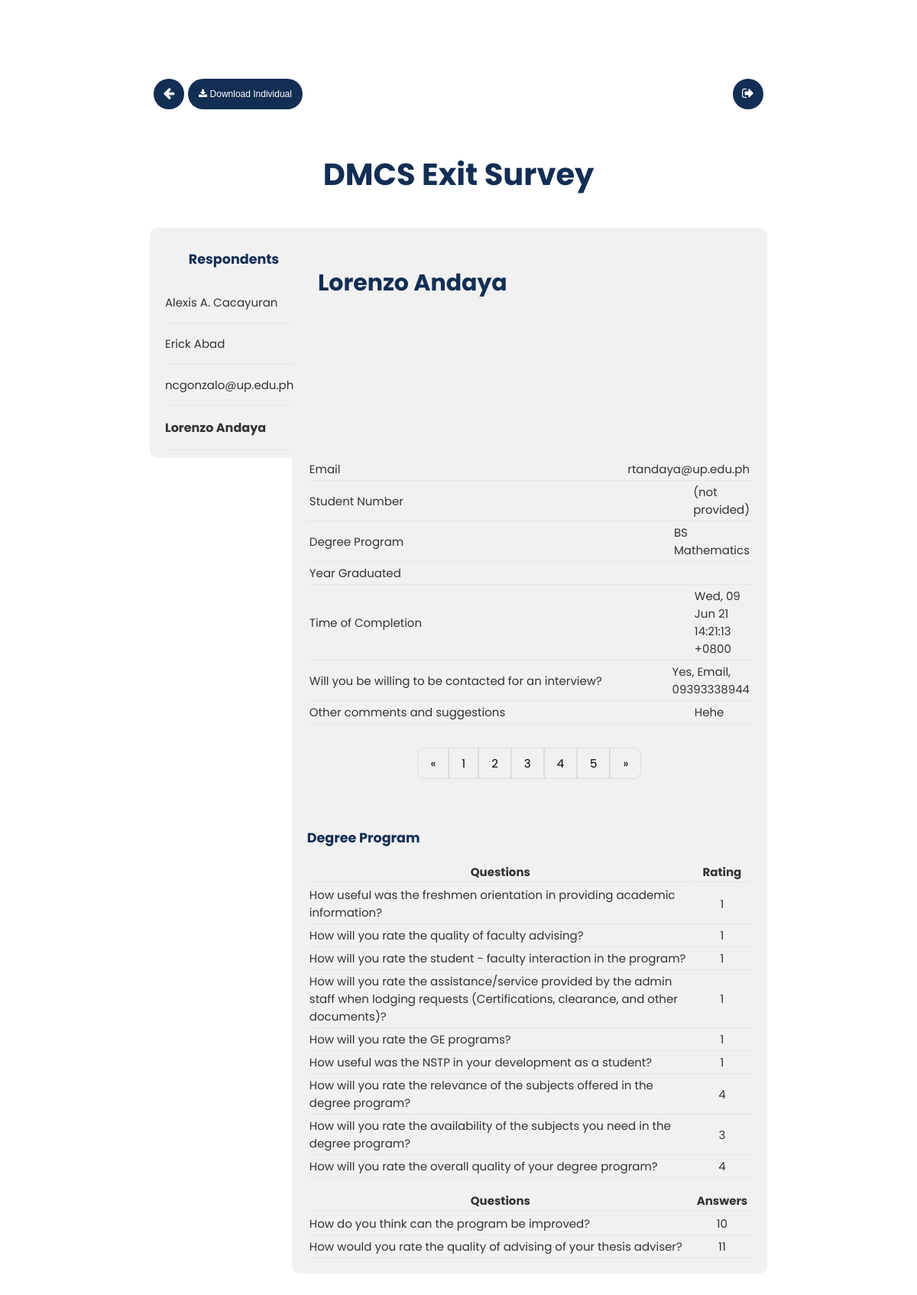
/res_individual.php?id=6&class=Degree Program (signed in), run on the app's committed database.
### tables this page shows
CREATE TABLE `demographics` (
  `id` int(11) NOT NULL,
  `up_mail` text NOT NULL,
  `full_name` text DEFAULT NULL,
  `student_num` text DEFAULT NULL,
  `degree_program` text DEFAULT NULL,
  `grad` text NOT NULL,
  `time_out` text NOT NULL
);

CREATE TABLE `consent` (
  `id` int(11) NOT NULL,
  `question_id` int(5) NOT NULL,
  `answers` text NOT NULL
);

CREATE TABLE `suggestion` (
  `id` int(11) NOT NULL,
  `question_id` int(5) NOT NULL,
  `comments` text NOT NULL
);

### res_individual.php (the view, shortened to what this page needs)
<!DOCTYPE html>
<html>
    <head>
        <link rel="stylesheet" href="survey-style.css">
        <link rel="stylesheet" href="https://cdnjs.cloudflare.com/ajax/libs/font-awesome/4.7.0/css/font-awesome.min.css">
    </head>
    <body>
		<?php
include_once 'connection.php';
$a = $_GET['id'];
$f = $_GET['class'];
$res_indi_sel = "SELECT up_mail, full_name, student_num, degree_program FROM demographics where id = $a";
$res_indi_res = mysqli_query($conn, $res_indi_sel);
if (mysqli_num_rows($res_indi_res) > 0) {
    while ($row = mysqli_fetch_assoc($res_indi_res)) {
        $b = $row['up_mail'];
        $c = $row['full_name'];
        $d = $row['student_num'];
        $e = $row['degree_program'];
    }
}
?>
	<div class="admin">
    <div class="row d-flex justify-content-center align-items-center">
    <div class="col-md-8">
    <div id="regForm" action="" method="post">
         <div style="position: relative; height: 40px; padding-left: 50px; float: right" id="nextprevious">
            <div class="center">
                    <form action="" method="post">
                   <button id="signoutBtn" title="Log Out" type="submit" name="logout" value="Log Out"><i class="fa fa-sign-out"></i></button>
                   </form>
            </div>
        </div>
        <div style="position: relative; height: 40px; padding-left: 50px; float: left" id="nextprevious">
            <div class="center">
                   <button id="nextBtn" title="Back" type="button" onclick="location.href='./admin.php?class=rating';"><i class="fa fa-arrow-left"></i></button>
        	</div>
       	</div>
        <div style="position: relative; height: 40px; padding-left: 150px; float: left" id="nextprevious">
            <div class="center">
                <button id="btn" title="Download Individual Tally" type="button" onclick="location.href='res_download.php?id=<?php echo $a ?>';" style="font-size: 12px"><i class="fa fa-download"></i>&nbsp;Download Individual</button>
            </div>
        </div>
        <div align="center">
        <h1 style="margin: 100px 0px 40px 0px; font-size: 40px">DMCS Exit Survey</h1>
        </div>
    <div class="sidebar"  style="height: auto">
    	<div align="center">
	    <h3>Respondents</h3>
	    </div>
	    <div class="list" style="max-height: 500px">
	    <ul>
	         <?php
$select_resp = "SELECT id, up_mail, full_name, student_num, degree_program FROM demographics WHERE time_out != ''";
$result_resp = mysqli_query($conn, $select_resp);
if (mysqli_num_rows($result_resp) > 0) {
    while ($row = mysqli_fetch_assoc($result_resp)) {
        if ($a == $row['id']) {
            ?>
		    <li class="border-bot">
		    <p style="font-weight: bolder; font-size: 16px" onclick="location.href='res_individual.php?id=<?php echo $row['id'] ?>&class=<?php echo "Degree Program" ?>';">
		            <?php
			$max = 20;
            if ($row['full_name'] == null) {
                if (strlen($row['up_mail']) > $max) {
                    echo substr($row['up_mail'], 0, $max) . "...";
                } else {
                    echo $row['up_mail'];
                }
            } else {
                if (strlen($row['full_name']) > $max) {
                    echo substr($row['full_name'], 0, $max) . "...";
                } else {
                    echo $row['full_name'];
                }
            }?>
	        </p>
	        </li>
	         <?php
} elseif ($a != $row['id']) {
            ?>
			        <li class="border-bot">
			        <p onclick="location.href='res_individual.php?id=<?php echo $row['id'] ?>&class=<?php echo "Degree Program" ?>';">
			            <?php
            $max = 20;
            if ($row['full_name'] == null) {
                if (strlen($row['up_mail']) > $max) {
                    echo substr($row['up_mail'], 0, $max) . "...";
                } else {
                    echo $row['up_mail'];
                }
            } else {
                if (strlen($row['full_name']) > $max) {
                    echo substr($row['full_name'], 0, $max) . "...";
                } else {
                    echo $row['full_name'];
                }
            }?>
			        </p>
			        </li>
	        <?php
}
    }
}?>
	    </ul>
		</div>
    </div>
    <div class="main_indiv">
        <h3 style="font-size: 30px">
		<?php
if ($c == null) {
    echo "Graduate";
} else {
    echo $c;
}
?>
		</h3>
		<div >
		<ul width="100%">
		  	<li><table class="border-bot" width="100%">
		  		<tr>
		  		<td width="500px">Email </td>
		  		<td ><?php echo $b ?></td>
		  		</tr>
		  		</table>
		  	</li>
		  	<li><table class="border-bot" width="100%">
		  		<tr>
		  		<td  width="500px">Student Number </td>
		  		<td>
		  		<?php
				if ($d == null) {
				    echo "(not provided)";
				} else {
				    echo $d;
				}?>
				</td>
				</tr>
			</li>
			<li><table class="border-bot" width="100%">
		  		<tr>
		  		<td  width="500px">Degree Program </td>
		  		<td><?php echo $e ?></td>
		  		</tr>
		  		</table>
		  	</li>
			<li><table class="border-bot" width="100%">
		  		<tr>
		  		<td  width="500px">Year Graduated </td>
		  		<td>
				</td>
				</tr>
				</table>
			</li>
			<li><table class="border-bot" width="100%">
		  		<tr>
		  		<td  width="500px">Time of Completion </td>
		  		<td>
				<?php
				$timestamp        = "SELECT time_out FROM demographics WHERE id='$a'";
				$result_timestamp = mysqli_query($conn, $timestamp);
				if (mysqli_num_rows($result_timestamp) > 0) {
				    while ($row = mysqli_fetch_assoc($result_timestamp)) {
				        echo $row['time_out'];
				    }
				}
				?>
				</td>
				</tr>
				</table>
			</li>
			<li><table class="border-bot" width="100%">
		  		<tr>
		  		<td  width="500px">Will you be willing to be contacted for an interview? </td>
		  		<td>
				<?php
				$consent        = "SELECT answers FROM consent WHERE id='$a'";
				$result_consent = mysqli_query($conn, $consent);
				if (mysqli_num_rows($result_consent) > 0) {
				    while ($row = mysqli_fetch_assoc($result_consent)) {
				        echo $row['answers'];
				    }
				}
				?>
				</td>
				</tr>
				</table>
			</li>
				<li><table class="border-bot" width="100%">
		  		<tr>
		  		<td  width="500px">Other comments and suggestions</td>
				<td class="rate-list">
				<?php
				$consent        = "SELECT comments FROM suggestion WHERE id='$a' AND question_id = 37";
				$result_consent = mysqli_query($conn, $consent);
				if (mysqli_num_rows($result_consent) > 0) {
				    while ($row = mysqli_fetch_assoc($result_consent)) {
				        echo $row['comments'];
				    }
				}
				?>
				</td>
				</tr>
				</table>
			</li>
		</ul>
		</div>
		<?php
if ($f == "Degree Program") {
    ?>
		<div align="center" style="margin-top: 15px">
			<div class="pagination">
			  <a href="">&laquo;</a>
			  <a href="res_individual.php?id=<?php echo $a ?>&class=<?php echo "Degree Program" ?>">1</a>
			  <a href="res_individual.php?id=<?php echo $a ?>&class=<?php echo "Facilities and Infrastructure" ?>">2</a>
			  <a href="res_individual.php?id=<?php echo $a ?>&class=<?php echo "Financial Aid" ?>">3</a>
			  <a href="res_individual.php?id=<?php echo $a ?>&class=<?php echo "Events" ?>">4</a>
			  <a href="res_individual.php?id=<?php echo $a ?>&class=<?php echo "Career Plans" ?>">5</a>
			  <a href="res_individual.php?id=<?php echo $a ?>&class=<?php echo "Facilities and Infrastructure" ?>">&raquo;</a>
			</div>
	    </div>
		<div style="padding-top: 30px"><h3><?php echo $f ?></h3></div>
		<table width="100%" style="margin-top: 15px">
		<tr>
			<th style="text-align: center; width: 500px">Questions</th>
			<th>Rating</th>
		</tr>
		</table>
		<?php
$select1 = "SELECT questionnaire.question_id, questionnaire.question, questionnaire.classification, rating.rate
					FROM questionnaire NATURAL JOIN rating
					WHERE (questionnaire.question_id = rating.question_id) AND id ='$a'";
    $result1 = mysqli_query($conn, $select1);
    if (mysqli_num_rows($result1) > 0) {
        while ($row = mysqli_fetch_assoc($result1)) {
            if ($row['classification'] == $f) {
                ?>
				<table class="question" width="100%">
				<tr>
					<td style="width: 500px"><?php echo $row['question'] ?></td>
					<td style="text-align: center;"><?php echo $row['rate'] ?></td>
				</tr>
				</table>
		<?php
}
        }
    }
    ?>
		<table width="100%" style="margin-top: 15px">
		<tr>
			<th style="text-align: center; width: 500px">Questions</th>
			<th>Answers</th>
		</tr>
		</table>
		<?php
$select11 = "SELECT questionnaire.question_id, questionnaire.question, questionnaire.classification, suggestion.comments
					FROM questionnaire NATURAL JOIN suggestion
					WHERE (questionnaire.question_id = suggestion.question_id) AND id ='$a'";
    $result11 = mysqli_query($conn, $select11);
    if (mysqli_num_rows($result11) > 0) {
        while ($row = mysqli_fetch_assoc($result11)) {
            if ($row['classification'] == $f) {
                ?>
				<table class="question" width="100%">
				<tr>
					<td style="width: 500px"><?php echo $row['question'] ?></td>
					<td style="text-align: center;"><?php echo $row['comments'] ?></td>
				</tr>
				</table>
		<?php
}
        }
    }
}?>
</div>
</div>
</div>
</div>
</body>
</html>

### survey-style.css (style rules this page uses)
body { background-image: url('bg.png'); background-repeat: no-repeat; background-attachment: fixed; background-size: cover; font-family: 'Poppins', sans-serif; font-size: 15px; color: #333; }
h1 { margin-top: 30px; }
h3 { color: #132e54; }
#regForm { background-color: #ffffff; margin: 0px auto; padding: 40px; border-radius: 10px; }
#title, h1, #viewBtn { color: #132e54; text-align: center; }
button { background-color: #132e54; color: #ffffff; border: none; border-radius: 50%; padding: 10px 10px; font-size: 17px; cursor: pointer }
.admin { margin: auto; width: 75%; padding: 50px; }
.question, th { border-bottom: 1px solid #e6e6e6; }
.border-bot { border-bottom: 1px solid #e6e6e6; }
#nextBtn, #prevBtn, #signoutBtn, #submit-btn { height: 40px; width: 40px; margin-top: 10px; border-radius: 50%; padding: 5px 10px; }
#btn { height: 40px; width: 150px; border-radius: 20px; margin-top: 10px; padding: 5px 10px; }
ul { list-style-type: none; margin: 0; padding: 0; display: inline-block; text-align: left; }
.center { margin: 0; position: absolute; top: 50%; left: 50%; -ms-transform: translate(-50%, -50%); transform: translate(-50%, -50%); }
.pagination { display: inline-block; margin: 10px; }
.pagination a { color: black; float: left; padding: 8px 16px; text-decoration: none; border: 1px solid #ddd; }
.pagination a:first-child { border-top-left-radius: 10px; border-bottom-left-radius: 10px; }
.pagination a:last-child { border-top-right-radius: 10px; border-bottom-right-radius: 10px; }
.sidebar { float: left; width: 200px; background-color: #f1f1f1; padding: 10px; border-radius: 10px; position: sticky; top: 10px; }
.sidebar p { cursor: pointer; width: 100%; }
.main_indiv { margin-left: 23%; background-color: #f1f1f1; padding: 20px; border-radius: 10px; }
th { position: sticky; top: 0; }
.list { max-height: 200px; overflow-y: auto; padding: 0px 10px; }
.rate-list { max-height: 350px; overflow-y: auto; }

### data on the page
demographics: full_name "Alexis A. Cacayuran"
demographics: full_name "Erick Abad"
demographics: up_mail "ncgonzalo@up.edu.ph"
demographics: full_name "Lorenzo Andaya", up_mail "rtandaya@up.edu.ph", degree_program "BS Mathematics", time_out "Wed, 09 Jun 21 14:21:13 +0800"
consent: answers "Yes, Email, 09393338944"
suggestion: comments "Hehe"

### other printed values
$f "Degree Program"
$row['question'] "How useful was the freshmen orientation in providing academic information?"
$row['rate'] "1"
$row['question'] "How will you rate the quality of faculty advising?"
$row['question'] "How will you rate the student - faculty interaction in the program?"
$row['question'] "How will you rate the assistance/service provided by the admin staff when lodging requests (Certifications, clearance, and other documents)?"
$row['question'] "How will you rate the GE programs?"
$row['question'] "How useful was the NSTP in your development as a student?"
$row['question'] "How will you rate the relevance of the subjects offered in the degree program?"
$row['rate'] "4"
$row['question'] "How will you rate the availability of the subjects you need in the degree program?"
$row['rate'] "3"
$row['question'] "How will you rate the overall quality of your degree program?"
$row['question'] "How do you think can the program be improved?"
$row['comments'] "10"
